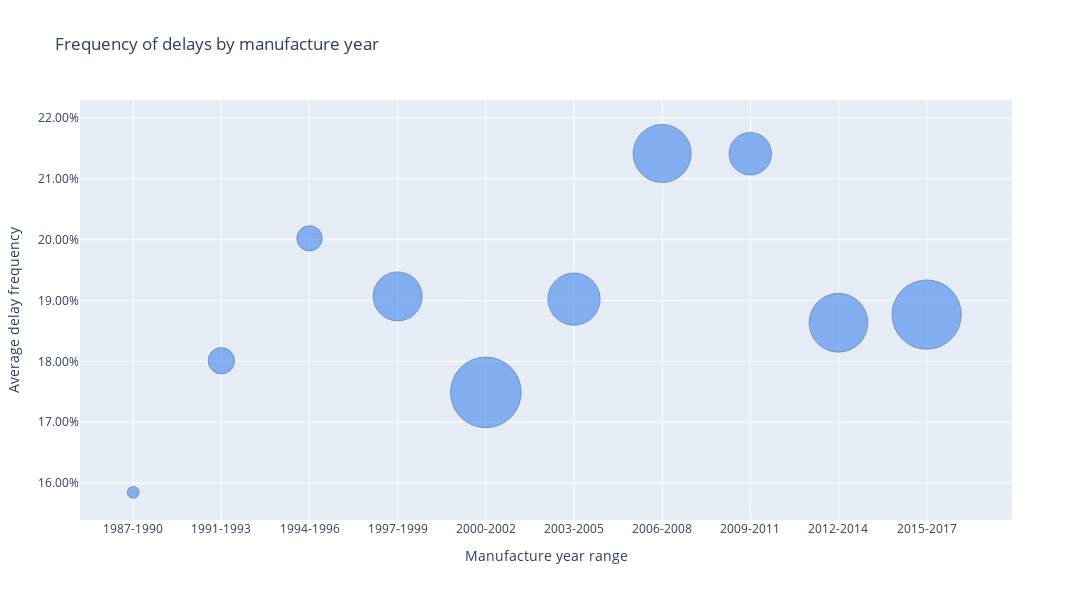

This figure's notebook cell:
### Markdown cell above
Tworzę wykres w oparciu o dane zawarte w `flight_delays_by_manufacture_year_agg_df`

### Code cell
fig = px.scatter(flight_delays_by_manufacture_year_agg_df, 
                 x='manufacture_year_agg', 
                 y='mean', 
                 size='count',
                 size_max=50, 
                 title='Frequency of delays by manufacture year',
                 labels={'manufacture_year_agg': 'Manufacture year range', 'mean': 'Average delay frequency'},
                 height=600, 
                 width=1200,
                 )

fig.update_traces(marker=dict(color='#5995ED'), marker_line_width=0.7, marker_line_color = '#304C89',
                  hovertemplate="Manufacture year range: <b>%{x}</b> <br>Average delay frequency (%): <b>%{y:.2%}</b> <br>Total flights per year range: <b>%{marker.size}</b>", 
                  ) 

ranges = ['1987-1990', '1991-1993', '1994-1996', '1997-1999', '2000-2002', '2003-2005', '2006-2008', '2009-2011', '2012-2014', '2015-2017']
fig.update_layout(hoverlabel=dict(bgcolor="white"),
                  hoverlabel_align = 'auto',
                  xaxis=dict(tickvals=[i for i in range(0,10)], 
                             ticktext=ranges)
                  )

fig.update_layout(yaxis=dict(tickformat=".2%"),
                  hoverlabel=dict(bgcolor="white"),
                  hoverlabel_align = 'auto'
                                            )

fig.show()

### Figure 1 — Plotly figure (JSON) as saved in the notebook; plotly's stock layout.template omitted (floating-point values rounded to 4 significant figures)
{"data": [{"hovertemplate": "Manufacture year range: <b>%{x}</b> <br>Average delay frequency (%): <b>%{y:.2%}</b> <br>Total flights per year range: <b>%{marker.size}</b>", "legendgroup": "", "marker": {"color": "#5995ED", "line": {"color": "#304C89", "width": 0.7}, "size": [5433, 27145, 25108, 93456, 194311, 105968, 131314, 70339, 134399, 186970], "sizemode": "area", "sizeref": 77.72, "symbol": "circle"}, "mode": "markers", "name": "", "orientation": "v", "showlegend": false, "type": "scatter", "x": ["(1987, 1990]", "(1990, 1993]", "(1993, 1996]", "(1996, 1999]", "(1999, 2002]", "(2002, 2005]", "(2005, 2008]", "(2008, 2011]", "(2011, 2014]", "(2014, 2017]"], "xaxis": "x", "y": [0.1585, 0.1801, 0.2002, 0.1907, 0.1749, 0.1902, 0.2142, 0.2141, 0.1863, 0.1877], "yaxis": "y"}], "layout": {"height": 600, "hoverlabel": {"align": "auto", "bgcolor": "white"}, "legend": {"itemsizing": "constant", "tracegroupgap": 0}, "title": {"text": "Frequency of delays by manufacture year"}, "width": 1200, "xaxis": {"anchor": "y", "domain": [0, 1], "ticktext": ["1987-1990", "1991-1993", "1994-1996", "1997-1999", "2000-2002", "2003-2005", "2006-2008", "2009-2011", "2012-2014", "2015-2017"], "tickvals": [0, 1, 2, 3, 4, 5, 6, 7, 8, 9], "title": {"text": "Manufacture year range"}}, "yaxis": {"anchor": "x", "domain": [0, 1], "tickformat": ".2%", "title": {"text": "Average delay frequency"}}}}
